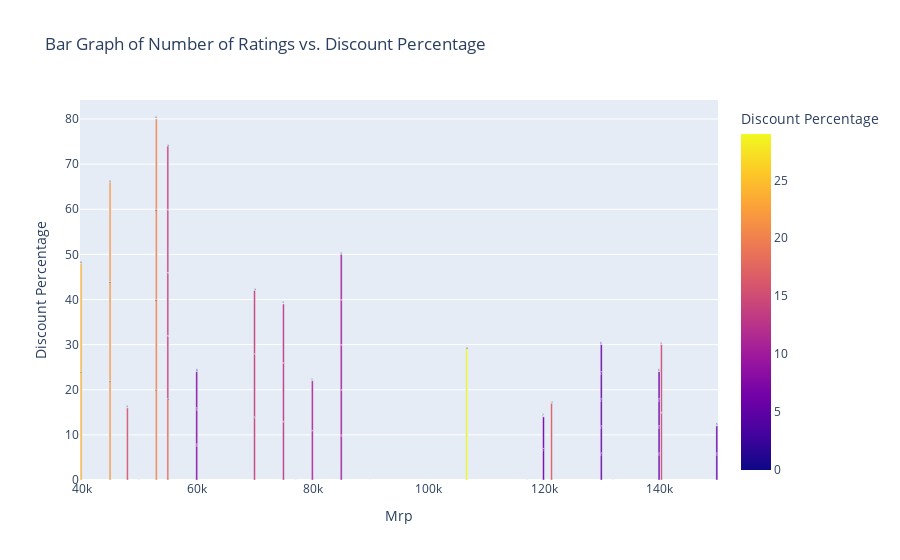

The notebook cell saved with this chart:
### Code cell
import plotly.express as px

# Assuming 'data' is your DataFrame
figure = px.bar(data_frame=data, 
                x="Mrp", 
                y="Discount Percentage",  # Plotting discount percentage as bar heights
                title="Bar Graph of Number of Ratings vs. Discount Percentage",
                color="Discount Percentage",  # Optional: adds color based on discount percentage
                text="Discount Percentage")  # Optional: adds text labels to bars

figure.show()

### Figure 1 — Plotly figure (JSON) as saved in the notebook; plotly's stock layout.template omitted (floating-point values rounded to 4 significant figures)
{"data": [{"hovertemplate": "Mrp=%{x}<br>Discount Percentage=%{marker.color}<extra></extra>", "legendgroup": "", "marker": {"color": [0, 0, 0, 0, 0, 0, 0, 0, 0, 20, 16, 20, 20, 20, 0, 0, 0, 0, 29, 15, 0, 15, 17, 18, 6, 6, 13, 6, 14, 10, 7, 6, 6, 13, 13, 10, 10, 6, 14, 6, 10, 6, 11, 11, 10, 14, 7, 6, 6, 6, 8, 8, 24, 22, 22, 22, 8, 24, 14, 14, 14, 14], "coloraxis": "coloraxis", "pattern": {"shape": ""}}, "name": "", "orientation": "v", "showlegend": false, "text": [0.0, 0.0, 0.0, 0.0, 0.0, 0.0, 0.0, 0.0, 0.0, 20.0, 16.0, 20.0, 20.0, 20.0, 0.0, 0.0, 0.0, 0.0, 29.0, 15.0, 0.0, 15.0, 17.0, 18.0, 6.0, 6.0, 13.0, 6.0, 14.0, 10.0, 7.0, 6.0, 6.0, 13.0, 13.0, 10.0, 10.0, 6.0, 14.0, 6.0, 10.0, 6.0, 11.0, 11.0, 10.0, 14.0, 7.0, 6.0, 6.0, 6.0, 8.0, 8.0, 24.0, 22.0, 22.0, 22.0, 8.0, 24.0, 14.0, 14.0, 14.0, 14.0], "textposition": "auto", "type": "bar", "x": [49900, 84900, 84900, 77000, 77000, 49900, 49900, 77000, 89900, 52900, 47900, 52900, 52900, 52900, 131900, 117100, 131900, 117100, 106600, 140300, 117100, 140300, 121300, 54900, 149900, 139900, 74900, 129900, 69900, 84900, 119900, 139900, 129900, 74900, 74900, 84900, 84900, 129900, 69900, 129900, 84900, 149900, 79900, 79900, 84900, 69900, 119900, 129900, 139900, 139900, 59900, 59900, 39900, 44900, 44900, 44900, 59900, 39900, 54900, 54900, 54900, 54900], "xaxis": "x", "y": [0, 0, 0, 0, 0, 0, 0, 0, 0, 20, 16, 20, 20, 20, 0, 0, 0, 0, 29, 15, 0, 15, 17, 18, 6, 6, 13, 6, 14, 10, 7, 6, 6, 13, 13, 10, 10, 6, 14, 6, 10, 6, 11, 11, 10, 14, 7, 6, 6, 6, 8, 8, 24, 22, 22, 22, 8, 24, 14, 14, 14, 14], "yaxis": "y"}], "layout": {"barmode": "relative", "coloraxis": {"colorbar": {"title": {"text": "Discount Percentage"}}, "colorscale": [[0, "#0d0887"], [0.1111, "#46039f"], [0.2222, "#7201a8"], [0.3333, "#9c179e"], [0.4444, "#bd3786"], [0.5556, "#d8576b"], [0.6667, "#ed7953"], [0.7778, "#fb9f3a"], [0.8889, "#fdca26"], [1, "#f0f921"]]}, "legend": {"tracegroupgap": 0}, "title": {"text": "Bar Graph of Number of Ratings vs. Discount Percentage"}, "xaxis": {"anchor": "y", "domain": [0, 1], "title": {"text": "Mrp"}}, "yaxis": {"anchor": "x", "domain": [0, 1], "title": {"text": "Discount Percentage"}}}}
